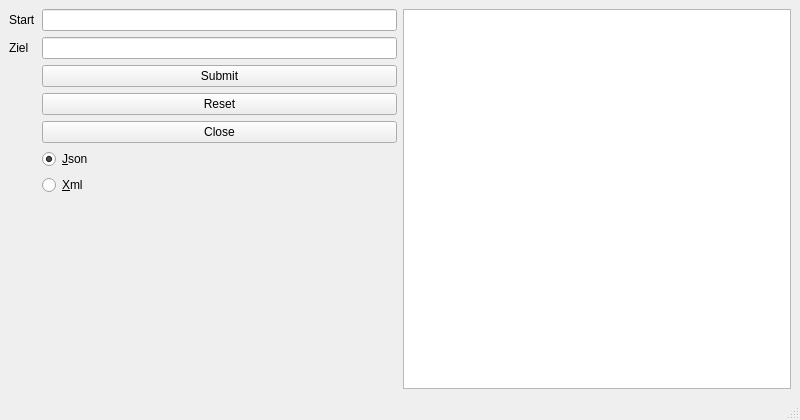
<?xml version="1.0" encoding="UTF-8"?>
<ui version="4.0">
    <class>MainWindow</class>
    <widget class="QMainWindow" name="MainWindow">
        <property name="geometry">
            <rect>
                <x>0</x>
                <y>0</y>
                <width>800</width>
                <height>420</height>
            </rect>
        </property>
        <property name="windowTitle">
            <string>Rest Client</string>
        </property>
        <widget class="QWidget" name="centralwidget">
            <property name="sizePolicy">
                <sizepolicy hsizetype="Preferred" vsizetype="Preferred">
                    <horstretch>0</horstretch>
                    <verstretch>0</verstretch>
                </sizepolicy>
            </property>
            <layout class="QHBoxLayout" name="horizontalLayout_2">
                <item>
                    <layout class="QFormLayout" name="form_layout">
                        <item row="0" column="0">
                            <widget class="QLabel" name="label_origin">
                                <property name="text">
                                    <string>Start</string>
                                </property>
                            </widget>
                        </item>
                        <item row="0" column="1">
                            <widget class="QLineEdit" name="line_origin"/>
                        </item>
                        <item row="1" column="0">
                            <widget class="QLabel" name="label_target">
                                <property name="text">
                                    <string>Ziel</string>
                                </property>
                            </widget>
                        </item>
                        <item row="1" column="1">
                            <widget class="QLineEdit" name="line_target"/>
                        </item>
                        <item row="2" column="1">
                            <widget class="QPushButton" name="button_show">
                                <property name="text">
                                    <string>Submit</string>
                                </property>
                            </widget>
                        </item>
                        <item row="3" column="1">
                            <widget class="QPushButton" name="button_reset">
                                <property name="text">
                                    <string>Reset</string>
                                </property>
                            </widget>
                        </item>
                        <item row="4" column="1">
                            <widget class="QPushButton" name="button_close">
                                <property name="text">
                                    <string>Close</string>
                                </property>
                            </widget>
                        </item>
                        <item row="5" column="1">
                            <widget class="QRadioButton" name="radio_json">
                                <property name="text">
                                    <string>&amp;Json</string>
                                </property>
                                <property name="checked">
                                    <bool>true</bool>
                                </property>
                            </widget>
                        </item>
                        <item row="6" column="1">
                            <widget class="QRadioButton" name="radio_xml">
                                <property name="text">
                                    <string>&amp;Xml</string>
                                </property>
                            </widget>
                        </item>
                    </layout>
                </item>
                <item>
                    <widget class="QTextBrowser" name="text_browser"/>
                </item>
            </layout>
        </widget>
        <widget class="QMenuBar" name="menubar">
            <property name="geometry">
                <rect>
                    <x>0</x>
                    <y>0</y>
                    <width>800</width>
                    <height>29</height>
                </rect>
            </property>
        </widget>
        <widget class="QStatusBar" name="statusbar"/>
    </widget>
    <resources/>
    <connections/>
</ui>
